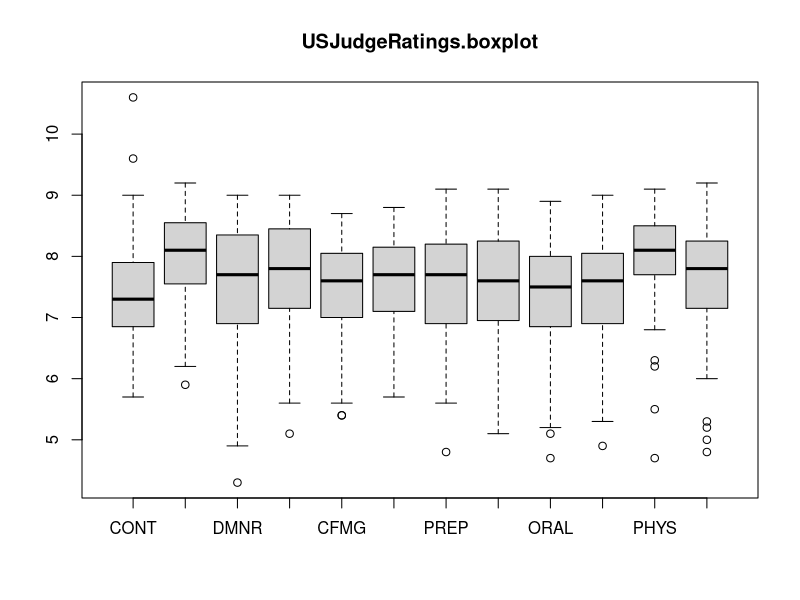

Write the R code that produced this figure.
a <- 0
b <- 0
result.even <- c()
result.odd <- c()

for (i in 1:100) {
  if (i %% 2 == 0) {
    a <- a + i
    result.even <- c(result.even, a)
  } else {
    b <- b + i
    result.odd <- c(result.odd, b)
  }
}

print(result.even)
print(result.odd)
USJudgeRatings
boxplot(USJudgeRatings, main = "USJudgeRatings.boxplot")
